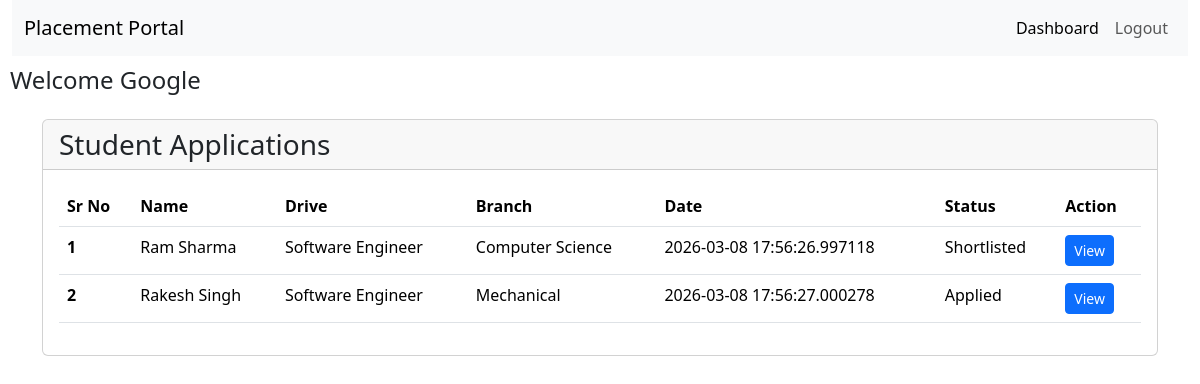
Screenshot of /company/view_applicants/6 (signed in) with the database file from the repository.
### backend/models.py (models this page shows, shortened)
class Company(db.Model, UserMixin):
    __tablename__ = "company"
    company_id = db.Column(db.Integer, primary_key=True, autoincrement=True)
    company_name = db.Column(db.String(100), nullable=False)
    email = db.Column(db.String(120), unique=True, nullable=False)
    password = db.Column(db.String(255), nullable=False)
    hr_contact = db.Column(db.String(15), nullable=False)
    website = db.Column(db.String(200))
    approval_status = db.Column(db.String(20), default="Pending")
    is_active = db.Column(db.Boolean, default=True)
    registered_at = db.Column(db.DateTime, default=datetime.utcnow)
    drives = db.relationship('Placement_Drive', backref='company', lazy=True)
    placements = db.relationship('Placement', backref='company', lazy=True,
                                 foreign_keys='Placement.company_id')

class Application(db.Model):
    __tablename__ = "application"
    application_id = db.Column(db.Integer, primary_key=True, autoincrement=True)
    student_id = db.Column(db.Integer, db.ForeignKey('student.student_id'),
                           nullable=False)
    drive_id = db.Column(db.Integer, db.ForeignKey('drive.drive_id'),
                         nullable=False)
    resume_id = db.Column(db.Integer, db.ForeignKey('resume.id'),
                          nullable=False)
    applied_at = db.Column(db.DateTime, default=datetime.utcnow)
    status = db.Column(db.String(20), default="Applied")
    updated_at = db.Column(db.DateTime, default=datetime.utcnow,
                           onupdate=datetime.utcnow)
    __table_args__ = (
        db.UniqueConstraint('student_id', 'drive_id', name='unique_application'),
    )
    resume = db.relationship('Resume', backref='resume', lazy=True)

class Student(db.Model, UserMixin):
    __tablename__ = "student"
    student_id = db.Column(db.Integer, primary_key=True, autoincrement=True)
    full_name = db.Column(db.String(100), nullable=False)
    email = db.Column(db.String(120), unique=True, nullable=False)
    password = db.Column(db.String(255), nullable=False)
    phone = db.Column(db.String(15), unique=True, nullable=False)
    branch = db.Column(db.String(100), nullable=False)
    institute = db.Column(db.String(150))
    cgpa = db.Column(db.Float)
    grad_year = db.Column(db.Integer)
    is_active = db.Column(db.Boolean, default=True)
    registered_at = db.Column(db.DateTime, default=datetime.utcnow)
    applications = db.relationship('Application', backref='student', lazy=True)
    resume = db.relationship('Resume', backref='student', uselist=False)
    placements = db.relationship('Placement', backref='student', lazy=True,
                                 foreign_keys='Placement.student_id')

class Placement_Drive(db.Model):
    __tablename__ = "drive"
    drive_id = db.Column(db.Integer, primary_key=True, autoincrement=True)
    company_id = db.Column(db.Integer, db.ForeignKey('company.company_id'),
                           nullable=False)
    job_title = db.Column(db.String(150), nullable=False)
    job_description = db.Column(db.Text)
    eligibility = db.Column(db.Text, nullable=False)
    location = db.Column(db.String(100), nullable=False)
    deadline = db.Column(db.DateTime, nullable=False)
    status = db.Column(db.String(20), nullable=False, default="Pending")
    created_at = db.Column(db.DateTime, default=datetime.utcnow)
    salary_range = db.Column(db.String(100))
    required_skills = db.Column(db.Text)
    is_active = db.Column(db.Boolean, default=True)
    applications = db.relationship('Application', backref='drive', lazy=True)

### backend/routes.py (the view)
@app.route("/company/view_applicants/<int:drive_id>")
@login_required
def view_applications(drive_id):
    if isinstance(current_user, Company):
        applications = Application.query.filter_by(drive_id=drive_id).all()
        return render_template("company/view_applicants.html",
                               applications=applications)
    return "You are not Authorized", 403

### app.py (called while the page is built)
def create_app():
    app = Flask(__name__)
    app.config["SQLALCHEMY_DATABASE_URI"] = "sqlite:///mydb.sqlite"
    app.config["SECRET_KEY"] = "mysecretkey"
    app.config["UPLOAD_FOLDER"] = "static/resumes"
    db.init_app(app)
    login_manager = LoginManager(app)
    login_manager.login_view = "login"
    @login_manager.user_loader
    def load_user(user_id):
        from backend.models import Admin, Student, Company
        if "-" not in user_id:
            return None
        role, id = user_id.split("-")
        id = int(id)
        if role == "admin":
            return Admin.query.get(id)
        elif role == "student":
            return Student.query.filter_by(student_id=id).first()
        elif role == "company":
            return Company.query.filter_by(company_id=id).first()
        return None
    app.app_context().push()
    return app

### templates/company/view_applicants.html (shortened to what this page needs)
<!DOCTYPE html>
<html lang="en">
<head>
    <link href="https://cdn.jsdelivr.net/npm/bootstrap@5.3.8/dist/css/bootstrap.min.css" rel="stylesheet"
>
</head>
<body>
    <div class="container-fluid">
        <nav class="navbar navbar-expand-lg bg-body-tertiary">
            <div class="container-fluid">
                <a class="navbar-brand" href="/">Placement Portal</a>
                <div class="collapse navbar-collapse" id="navbarSupportedContent">
                    <ul class="navbar-nav mb-2 mb-lg-0 ms-auto">
                        <li class="nav-item">
                            <a class="nav-link active" href="/dashboard/company">Dashboard</a>
                        </li>
                        <li class="nav-item">
                            <a class="nav-link" href="/logout">Logout</a>
                        </li>
                    </ul>
                </div>
            </div>
        </nav>
    </div>
    <h1 style="font-size: 1.5rem; margin: 10px;">Welcome {{ current_user.company_name }}</h1>
    <div class="container mt-4">
        <div class="card mb-4">
            <div class="card-header">
                <h3 class="mb-0">Student Applications</h3>
            </div>
            <div class="card-body">
                <table class="table">
                    <thead>
                        <tr>
                            <th scope="col">Sr No</th>
                            <th scope="col">Name</th>
                            <th scope="col">Drive</th>
                            <th scope="col">Branch</th>
                            <th scope="col">Date</th>
                            <th scope="col">Status</th>
                            <th scope="col">Action</th>
                        </tr>
                    </thead>
                    <tbody>
                        {% for a in applications %}
                        <tr>
                            <th scope="row">{{loop.index }}</th>
                            <td>{{ a.student.full_name }}</td>
                            <td>{{ a.drive.job_title }}</td>
                            <td>{{ a.student.branch }}</td>
                            <td>{{ a.applied_at }}</td>
                            <td>{{ a.status }}</td>
                            <td>
                                <a href="/dashboard/application/{{ a.application_id }}"
                                   class="btn btn-primary btn-sm">View</a>
                            </td>
                        </tr>
                        {% endfor %}
                    </tbody>
                </table>
            </div>
        </div>
    </div>
</body>
</html>

### rows the page displays
Company: company_name "Google"
Application: student.full_name "Ram Sharma", drive.job_title "Software Engineer", student.branch "Computer Science", applied_at "2026-03-08 17:56:26.997118", status "Shortlisted"
Application: student.full_name "Rakesh Singh", drive.job_title "Software Engineer", student.branch "Mechanical", applied_at "2026-03-08 17:56:27.000278", status "Applied"
